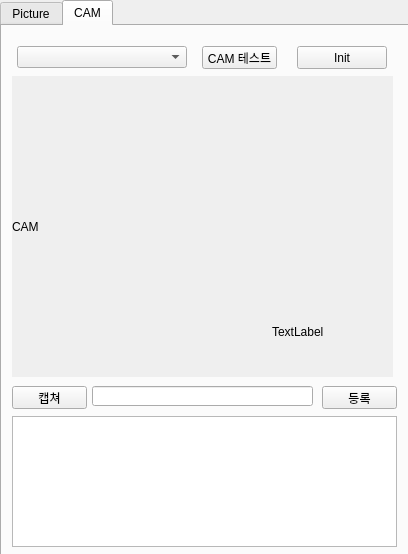
<?xml version="1.0" encoding="UTF-8"?>
<ui version="4.0">
 <class>SDKDemo</class>
 <widget class="QDialog" name="SDKDemo">
  <property name="enabled">
   <bool>true</bool>
  </property>
  <property name="geometry">
   <rect>
    <x>0</x>
    <y>0</y>
    <width>408</width>
    <height>554</height>
   </rect>
  </property>
  <property name="windowTitle">
   <string>SDKDemo</string>
  </property>
  <property name="windowIcon">
   <iconset theme="SDKDemo">
    <normaloff>.</normaloff>.</iconset>
  </property>
  <property name="sizeGripEnabled">
   <bool>false</bool>
  </property>
  <widget class="QTabWidget" name="tabWidget">
   <property name="geometry">
    <rect>
     <x>0</x>
     <y>0</y>
     <width>411</width>
     <height>561</height>
    </rect>
   </property>
   <property name="currentIndex">
    <number>1</number>
   </property>
   <widget class="QWidget" name="tab">
    <attribute name="title">
     <string>Picture</string>
    </attribute>
    <widget class="QLabel" name="label_1">
     <property name="geometry">
      <rect>
       <x>15</x>
       <y>60</y>
       <width>170</width>
       <height>226</height>
      </rect>
     </property>
     <property name="autoFillBackground">
      <bool>true</bool>
     </property>
     <property name="text">
      <string/>
     </property>
    </widget>
    <widget class="QLabel" name="label_2">
     <property name="geometry">
      <rect>
       <x>215</x>
       <y>60</y>
       <width>170</width>
       <height>226</height>
      </rect>
     </property>
     <property name="autoFillBackground">
      <bool>true</bool>
     </property>
     <property name="text">
      <string/>
     </property>
    </widget>
    <widget class="QLabel" name="imgtxt1">
     <property name="geometry">
      <rect>
       <x>15</x>
       <y>300</y>
       <width>191</width>
       <height>16</height>
      </rect>
     </property>
     <property name="font">
      <font>
       <family>Agency FB</family>
       <pointsize>12</pointsize>
      </font>
     </property>
     <property name="text">
      <string>TextLabel</string>
     </property>
    </widget>
    <widget class="QLabel" name="imgtxt2">
     <property name="geometry">
      <rect>
       <x>215</x>
       <y>300</y>
       <width>191</width>
       <height>16</height>
      </rect>
     </property>
     <property name="font">
      <font>
       <family>Agency FB</family>
       <pointsize>12</pointsize>
      </font>
     </property>
     <property name="text">
      <string>TextLabel</string>
     </property>
    </widget>
    <widget class="QPushButton" name="pushButton">
     <property name="geometry">
      <rect>
       <x>50</x>
       <y>330</y>
       <width>81</width>
       <height>21</height>
      </rect>
     </property>
     <property name="text">
      <string>사진1</string>
     </property>
    </widget>
    <widget class="QPushButton" name="pushButton_2">
     <property name="geometry">
      <rect>
       <x>250</x>
       <y>330</y>
       <width>81</width>
       <height>21</height>
      </rect>
     </property>
     <property name="text">
      <string>사진2</string>
     </property>
    </widget>
    <widget class="QTextBrowser" name="pictureconsole">
     <property name="geometry">
      <rect>
       <x>10</x>
       <y>390</y>
       <width>385</width>
       <height>131</height>
      </rect>
     </property>
    </widget>
    <widget class="QPushButton" name="pictureinit">
     <property name="geometry">
      <rect>
       <x>295</x>
       <y>20</y>
       <width>90</width>
       <height>23</height>
      </rect>
     </property>
     <property name="text">
      <string>Init</string>
     </property>
    </widget>
    <widget class="QComboBox" name="picmodcombo">
     <property name="geometry">
      <rect>
       <x>15</x>
       <y>20</y>
       <width>170</width>
       <height>22</height>
      </rect>
     </property>
    </widget>
    <widget class="QWidget" name="layoutWidget">
     <property name="geometry">
      <rect>
       <x>10</x>
       <y>360</y>
       <width>381</width>
       <height>25</height>
      </rect>
     </property>
     <layout class="QHBoxLayout" name="horizontalLayout">
      <item>
       <widget class="QPushButton" name="btestbtn">
        <property name="text">
         <string>기본 테스트</string>
        </property>
       </widget>
      </item>
      <item>
       <widget class="QPushButton" name="ptestbtn">
        <property name="text">
         <string>성능 테스트</string>
        </property>
       </widget>
      </item>
      <item>
       <widget class="QPushButton" name="extestbtn">
        <property name="text">
         <string>확장 테스트</string>
        </property>
       </widget>
      </item>
     </layout>
    </widget>
   </widget>
   <widget class="QWidget" name="tab_2">
    <attribute name="title">
     <string>CAM</string>
    </attribute>
    <widget class="QPushButton" name="caminit">
     <property name="geometry">
      <rect>
       <x>295</x>
       <y>20</y>
       <width>90</width>
       <height>23</height>
      </rect>
     </property>
     <property name="text">
      <string>Init</string>
     </property>
    </widget>
    <widget class="QComboBox" name="cammodcombo">
     <property name="geometry">
      <rect>
       <x>15</x>
       <y>20</y>
       <width>170</width>
       <height>22</height>
      </rect>
     </property>
    </widget>
    <widget class="QTextBrowser" name="camconsole">
     <property name="geometry">
      <rect>
       <x>10</x>
       <y>390</y>
       <width>385</width>
       <height>131</height>
      </rect>
     </property>
    </widget>
    <widget class="QPushButton" name="camtestbtn">
     <property name="geometry">
      <rect>
       <x>200</x>
       <y>20</y>
       <width>75</width>
       <height>23</height>
      </rect>
     </property>
     <property name="text">
      <string>CAM 테스트</string>
     </property>
    </widget>
    <widget class="QPushButton" name="capturebtn">
     <property name="geometry">
      <rect>
       <x>10</x>
       <y>360</y>
       <width>75</width>
       <height>23</height>
      </rect>
     </property>
     <property name="text">
      <string>캡쳐</string>
     </property>
    </widget>
    <widget class="QPushButton" name="assignbtn">
     <property name="geometry">
      <rect>
       <x>320</x>
       <y>360</y>
       <width>75</width>
       <height>23</height>
      </rect>
     </property>
     <property name="text">
      <string>등록</string>
     </property>
    </widget>
    <widget class="QLineEdit" name="capturetext">
     <property name="geometry">
      <rect>
       <x>90</x>
       <y>360</y>
       <width>221</width>
       <height>20</height>
      </rect>
     </property>
    </widget>
    <widget class="QLabel" name="camimg">
     <property name="geometry">
      <rect>
       <x>10</x>
       <y>50</y>
       <width>381</width>
       <height>301</height>
      </rect>
     </property>
     <property name="autoFillBackground">
      <bool>true</bool>
     </property>
     <property name="text">
      <string>CAM</string>
     </property>
    </widget>
    <widget class="QLabel" name="captureimg">
     <property name="geometry">
      <rect>
       <x>270</x>
       <y>260</y>
       <width>121</width>
       <height>91</height>
      </rect>
     </property>
     <property name="autoFillBackground">
      <bool>true</bool>
     </property>
     <property name="text">
      <string>TextLabel</string>
     </property>
    </widget>
    <zorder>camimg</zorder>
    <zorder>caminit</zorder>
    <zorder>cammodcombo</zorder>
    <zorder>camconsole</zorder>
    <zorder>camtestbtn</zorder>
    <zorder>capturebtn</zorder>
    <zorder>assignbtn</zorder>
    <zorder>capturetext</zorder>
    <zorder>captureimg</zorder>
   </widget>
  </widget>
 </widget>
 <layoutdefault spacing="6" margin="11"/>
 <resources/>
 <connections/>
</ui>
